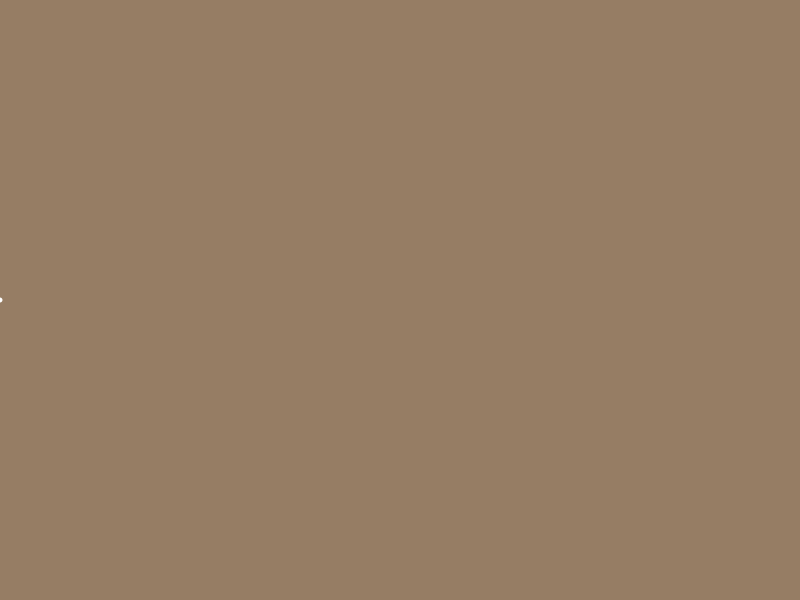
Frame 1 (no input)
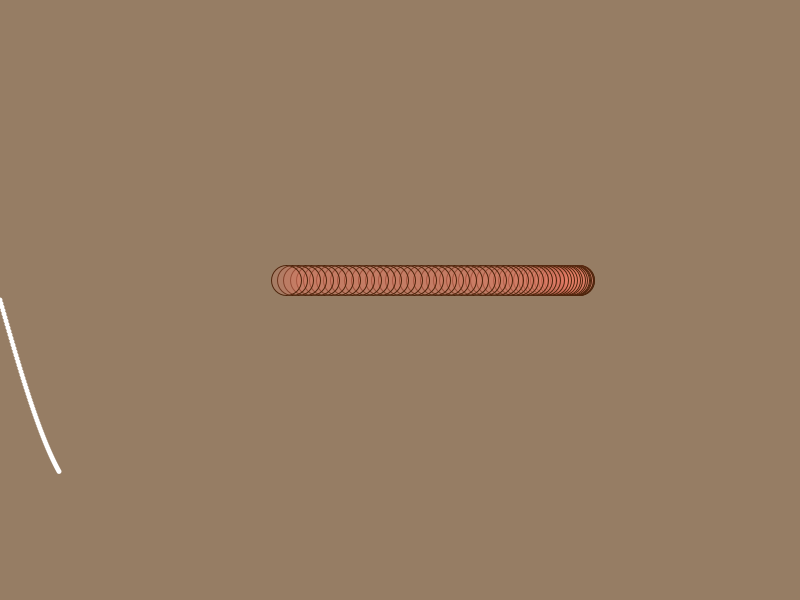
Frame 60 (the mouse pressed at the canvas centre just before this capture)
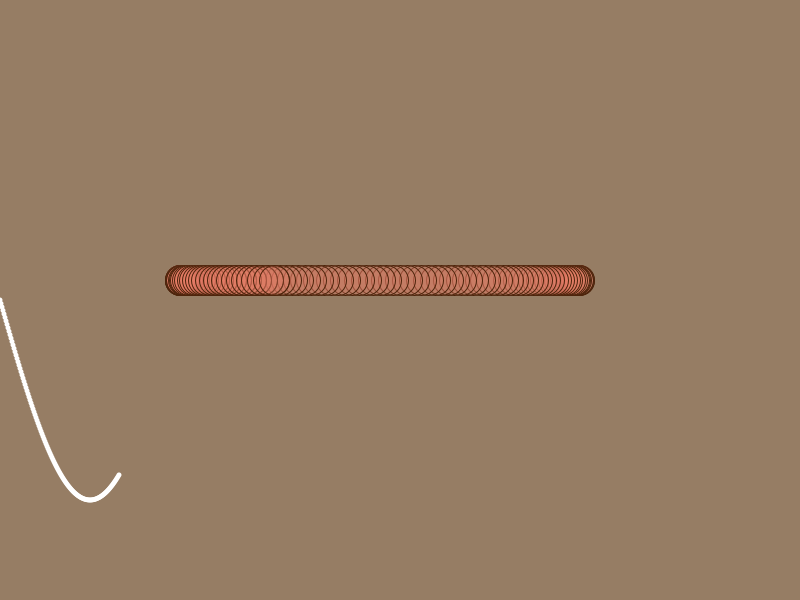
Frame 120 (the mouse held since frame 60 and released just before this capture)

The Processing sketch that drew these frames (run headless with seeded random() and noise(); from frame 60 on, the mouse is pressed at the canvas centre):

// Processing sketch: processing_55880
// ── processing_55880.pde

float vy, vx, x, y, frictionY, frictionX, gravity, ellipseX, ellipseY, x2, y2, vx2, vy2, angle, t;

void setup() {
  size(800, 600);
   background(150, 125, 100);
   t=200;
  vy = 0;
  vx = 2;
  vx2 = 2;
  vy2 = 0;
  x = 5;
  y = 20;
  frictionY = -.6;
  frictionX = .998;
  gravity = .1;
  x2 = 0;
  y2 = 0;
  angle =0;
  smooth();
}


void draw() {
  
 
  vy += gravity;
  vx *= frictionX;
  x += vx;
  y += vy;
  x2 += vx2;
  y2 += vy2;
  if (y > height) {
    y = height-20;
    vy *= frictionY;
  }

  fill(255);
  noStroke();
  x = cos(radians(angle)) * 20 +width/2;
  y = sin(radians(angle)) * 200 +height/2;
  ellipse(angle, y, 5, 5);
  angle ++;
  
  if (angle > width) {
   ellipse(x, angle, 5, 5);
  // angle -=30; 
   stroke(0);
   fill(140, 68, 230);
  }

  fill(230, 120, 100, 50);
  stroke(77, 36, 11);
  ellipse (ellipseX-20, ellipseY-20, 30, 30);
  ellipseX = cos(radians(x2)) * 200 + width/2;
  ellipseY = sin(radians(y2)) * 200 + height/2;


  if (dist(angle, y, ellipseX, ellipseY) < 10) {
    fill(255);
    textSize(20);
    text("Won! You are good!", 10, 20);
  }

  println(int(millis()/1000));

  if (int(millis()/1000) > 13) {  //turns black in 50 sec
    background(0, 0, 0);
    fill(255);
     textSize(30);
    text("the end", 300, 200);
  }
}
void mouseReleased () {
  vy2 -= 2;
  vx2 -= .05;
}
